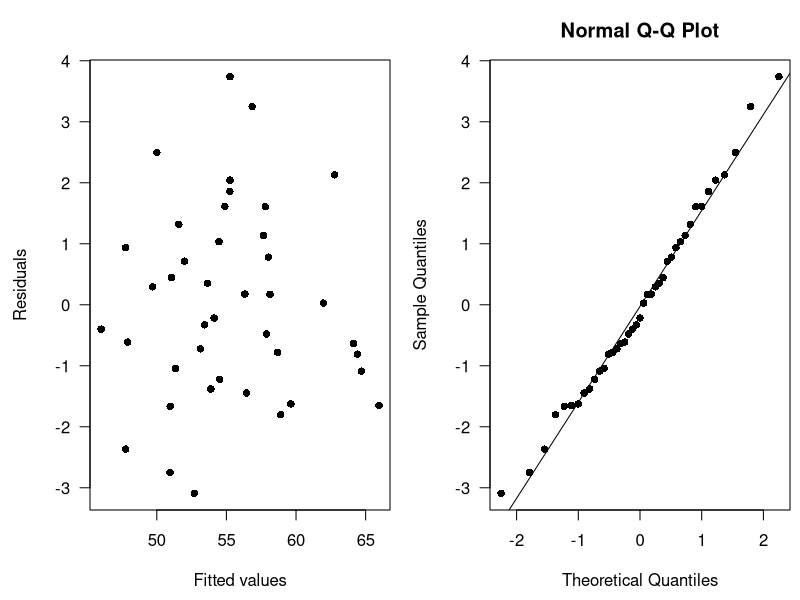

Reproduce this figure in R.
## ---- chunk 1
knitr::opts_chunk$set(echo = TRUE, message = FALSE)
## ---- chunk 2
## get data
soil_N <- read.csv("soil_nitrogen.csv")

## sample size (for later)
nn <- nrow(soil_N)

## fit full model
mod_full <- lm(nitrogen ~ temp + precip + slope + aspect, data = soil_N)
summary(mod_full)
## ---- chunk 3
## get residuals
ee <- residuals(mod_full)

par(mfrow = c(1, 2),
    mai = c(0.9, 0.9, 0.6, 0.1),
    omi = c(0, 0, 0, 0))
## residuals vs fitted
plot(fitted(mod_full), ee, las = 1, pch = 16,
     ylab = "Residuals", xlab = "Fitted values")
## Q-Q plot
qqnorm(ee, las = 1, pch = 16)
qqline(ee)
## ---- chunk 4
## data frame specifying predictors to include
df <- as.data.frame(matrix(c(FALSE, TRUE), 2, 4))
## add col names
cov_names <- colnames(df) <- colnames(soil_N)[-1]

## create set of all possible combinations
model_set <- as.matrix(expand.grid(df))

## number of models in our set
n_mods <- nrow(model_set)

## empty matrix for storing results
mod_res <- matrix(NA, n_mods, 3)
colnames(mod_res) <- c("AIC", "AICc", "BIC")

## fit models & store IC
for(i in 1:n_mods) {
  ## create model formula
  if(i == 1) {
    fmla <- "nitrogen ~ 1"
  } else {
    fmla <- paste("nitrogen ~", paste(cov_names[model_set[i,]], collapse = " + "))
  }
  ## fit model
  mod_fit <- lm(as.formula(fmla), data = soil_N)
  ## get AIC
  mod_res[i,"AIC"] <- AIC(mod_fit)
  ## get AICc
  ## number of parameters in the model
  k <- 1 + length(coef(mod_fit))
  ## calculate penalty term
  pterm <- (2 * k * (k + 1)) / (nn - k - 1)
  ## get AICc
  mod_res[i,"AICc"] <- AIC(mod_fit) + pterm
  ## get BIC
  mod_res[i,"BIC"] <- BIC(mod_fit)
}

## find top-ranked model(s) (ie, those with lowest IC)
(best_mod <- apply(mod_res, 2, which.min))

## scale IC to delta-values & round them
min_IC <- apply(mod_res, 2, min)
(delta_IC <- round(t(t(mod_res) - min_IC), 1))
## ---- chunk 5
## empty vector for predictions
loo_res <- rep(NA, nn)
## empty vector for MSPE
rmspe <- rep(NA, n_mods)

## loop over all possible model combinations
for(i in 1:n_mods) {
  ## create model formula
  if(i == 1) {
    fmla <- "nitrogen ~ 1"
  } else {
    fmla <- paste("nitrogen ~", paste(cov_names[model_set[i,]], collapse = " + "))
  }
  ## loop over number of observations
  for(j in 1:nn) {
    ## drop one observation and fit the model
    fm <- lm(as.formula(fmla), soil_N[-j,])
    ## predict the missing value
    loo_res[j] <- predict(fm, newdata = data.frame(soil_N[j,]))
  }
  ## calculate RMSPE for the predictions
  rmspe[i] <- sqrt(sum((soil_N$nitrogen - loo_res)^2) / nn)
}

## add RMSPE values to above table for IC
(tbl_results <- cbind(delta_IC, RMSPE = round(rmspe, 2)))
## ---- chunk 6
## numerator
num <- exp(-0.5 * tbl_results[,"AIC"])
## denominator
dem <- sum(num)
## Akaike weights
wts <- num / dem
## evidence ratios
ER <- exp(0.5 * tbl_results[,"AIC"])
## data frame with our results
aic_wts <- data.frame(model = seq(n_mods),
                      weights = round(wts, 3),
                      ER = floor(ER))
aic_wts
## ---- chunk 7
## empty matrix for storing coefficients
## we'll fill it with 0's and replace them with the param estimates
mod_coef <- matrix(0, n_mods, 1 + ncol(df))
colnames(mod_coef) <- c("Intercept", colnames(df))

## fit models & store AIC & BIC
for(i in 1:n_mods) {
  if(i == 1) {
    fmla <- "nitrogen ~ 1"
  } else {
    fmla <- paste("nitrogen ~", paste(cov_names[model_set[i,]], collapse = " + "))
  }
  mod_fit <- lm(as.formula(fmla), data = soil_N)
  mod_coef[i, c(TRUE, model_set[i,])] <- coef(mod_fit)
}

## calculate weighted parameters
wtd_coef <- mod_coef * wts
(avg_coef <- colSums(wtd_coef))

## compute model-averaged prediction
X <- matrix(c(Intercept = 1, temp = 22, precip = 150, slope = 11, aspect = 1),
            nrow = 1)
(y_hat_avg <- X %*% as.matrix(avg_coef, ncol = 1))
## ---- chunk 8
## get coefficients from best model w/o `temp`
beta_best <- matrix(coef(lm(nitrogen ~ precip + slope + aspect, data = soil_N)),
                    ncol = 1)
## compute prediction from best model w/o `temp`
(y_hat_best <- X[-2] %*% beta_best)
